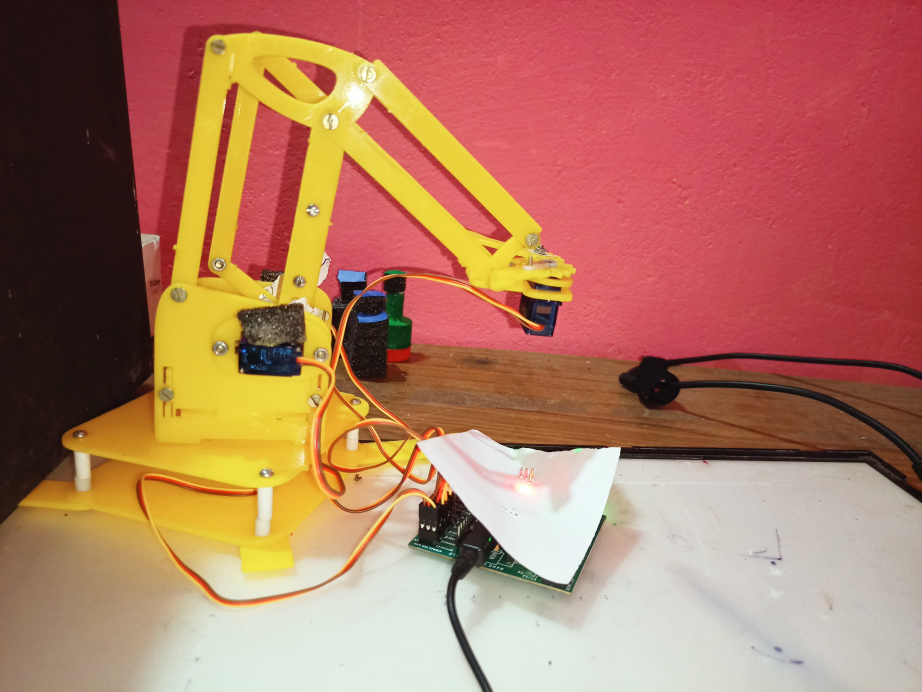
#> input picture Images and videos/IMG20211201032549.jpg, 4608 x 3456 px, given in place of video, which was not available (shown at 1/5 size)
$ python python.py
#> lines starting #> are read from the running program, lines starting #| are printed output that depends on the picture; after the words box and inside, x2 and y2 are one past the last pixel; in counts of white or black regions, pixels touching at a corner belong together; long printed decimals are rounded; pictures that were not available may be replaced by others from this repository, and a replacement may not be noted
#> further down, frame is the input picture: shape (3456, 4608, 3); mean B, G, R 97.3, 120.8, 176.4
import requests
import cv2
import numpy as np
import serial
import time
import struct

serialcomm = serial.Serial('/dev/ttyACM0', 9600)
serialcomm.timeout = 1

hold =0
def empty(x):
    pass

cv2.namedWindow("HSV")
cv2.resizeWindow("HSV", 512, 300)
cv2.createTrackbar("HUE_min", "HSV", 0, 179, empty)
cv2.createTrackbar("HUE_max", "HSV", 179, 179, empty)
cv2.createTrackbar("Saturation_min", "HSV",  0, 255, empty)
cv2.createTrackbar("Saturation_max", "HSV", 255, 255, empty)
cv2.createTrackbar("Value_min", "HSV", 0, 255, empty)
cv2.createTrackbar("Value_max", "HSV", 255, 255, empty)


cap = cv2.VideoCapture("http://192.168.29.87:4747/video")
#cap=cv2.VideoCapture(0)

def coordinates(frame):
    # print(frame)
    img=cv2.resize(frame, None, fx=1 , fy=1)
    HSV_img=cv2.cvtColor(img, cv2.COLOR_BGR2HSV)
#> HSV_img: shape (3456, 4608, 3); mean H, S, V 76.6, 123.5, 177.6

    h_min=cv2.getTrackbarPos("HUE_min", "HSV")
    h_max=cv2.getTrackbarPos("HUE_max", "HSV")
    s_min=cv2.getTrackbarPos("Saturation_min", "HSV")
    s_max=cv2.getTrackbarPos("Saturation_max", "HSV")
    v_min=cv2.getTrackbarPos("Value_min", "HSV")
    v_max=cv2.getTrackbarPos("Value_max", "HSV")

    lower=np.array([h_min, s_min, v_min])
    upper=np.array([h_max, s_max, v_max])
    #lower=np.array([30, 69, 0])
    #upper=np.array([72, 255, 255])

    mask=cv2.inRange(HSV_img, lower, upper)
#> mask: shape (3456, 4608); every value is 255

    result=cv2.bitwise_and(img, img, mask=mask)

    result=cv2.GaussianBlur(result, (5, 5), -0)     #Light filter

    img_gray=cv2.cvtColor(result, cv2.COLOR_BGR2GRAY)
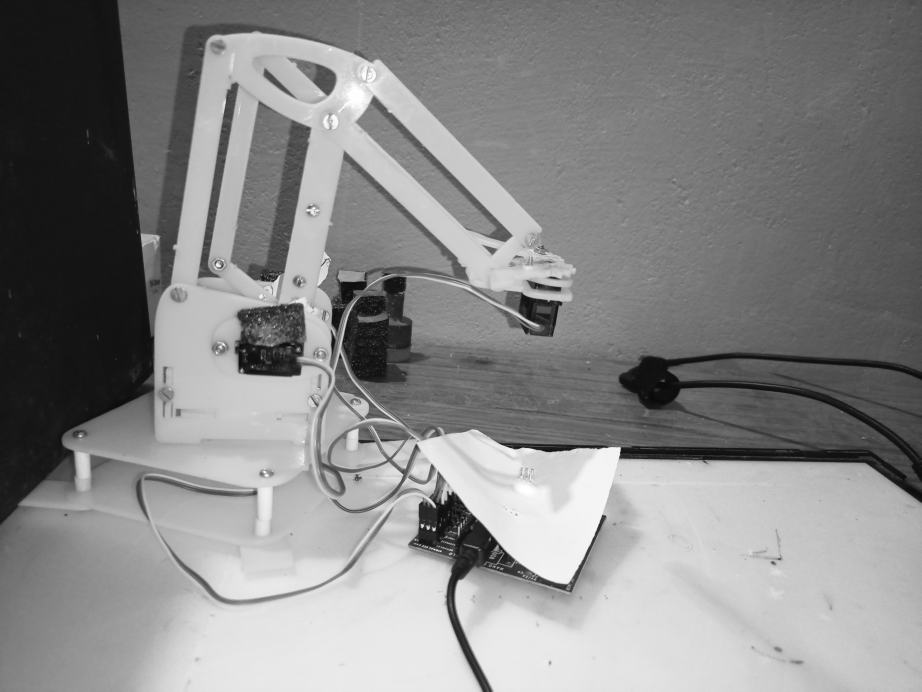
#> img_gray: shape (3456, 4608) (shown at 1/5 size); min 5, max 255, mean 134.8
    __, thresh= cv2.threshold(img_gray, 110, 255, cv2.THRESH_BINARY)
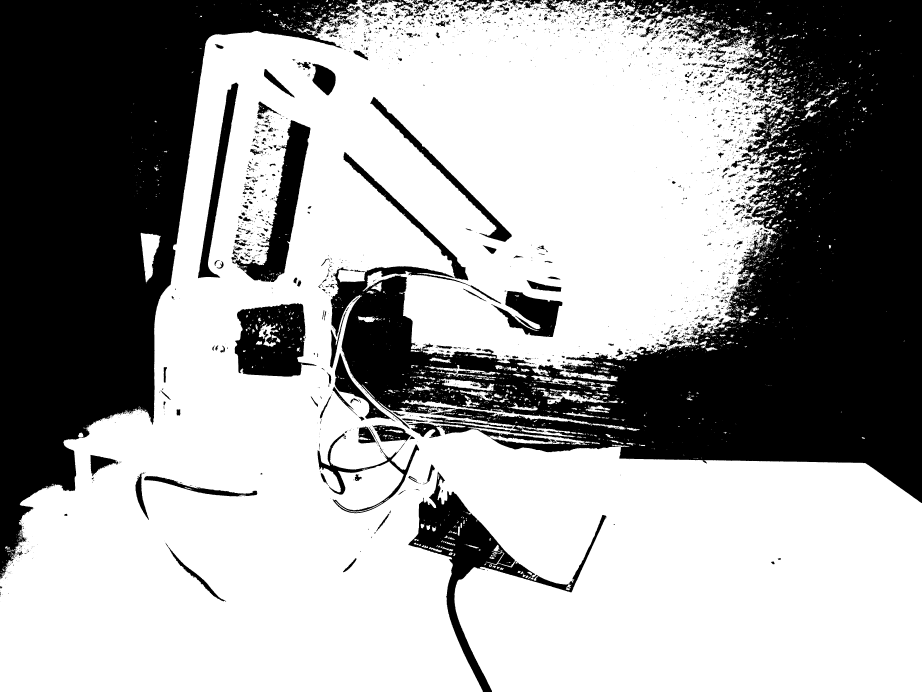
#> thresh: shape (3456, 4608) (shown at 1/5 size); 63.4% white; 3770 black regions (2881 under 20 px)
    contours, hiererachy= cv2.findContours(thresh, cv2.RETR_TREE, cv2.CHAIN_APPROX_SIMPLE)
#> contours = 7981 contours, 6153 with area under 20; largest, box (x1, y1, x2, y2) and area: (0, 0, 4608, 3456) 10472304, (1173, 1515, 1584, 1884) 112464, (1159, 600, 1553, 1411) 90909, (989, 412, 1193, 1392) 44198, (2456, 1454, 2813, 1686) 42558

    A=0

    for contour in contours:
        area=cv2.contourArea(contour)
        if A<area:
            # CONT=countour
            A=area
#> this loop made 7981 passes
#> (area, A) on passes 2, 63, 238, 277, 720, 1875, 3729: (318.5, 318.5), (407, 407), (425.5, 425.5), (5278, 5278), (7381, 7381), (13456.5, 13456.5), (10472304, 10472304)
#> area on passes 5, 6, 9, 10, 15, 16: 55.5, 165, 98, 93.5, 176.5, 80.5
#> after the loop, A = 10472304

    Cx=0
    Cy=0
    for contour in contours:
        area=cv2.contourArea(contour)
        if A==area:
            cv2.drawContours(result, contour, -1, (0, 0, 255), 2)
            M=cv2.moments(contour)
            if M["m00"] != 0:
                Cx=int(M["m10"]/M["m00"])
                Cy=int(M["m01"]/M["m00"])
                break
#> this loop made 3729 passes
#> (area, Cx, Cy) on pass 3729: (10472304, 2266, 1954)

    Cx = (Cx/img.shape[1])*18
#> Cx = 8.85
    Cy = (Cy/img.shape[0])*18
#> Cy = 10.18
    sCx = str(Cx)
#> sCx = '8.8515625'
    sCy = str(Cy)
#> sCy = '10.177083333333332'
    #print("X: ", Cx)
    #print("Y: ", Cy)
    points = sCx + "," + sCy
#> points = '8.8515625,10.177083333333332'
    cv2.imshow("Gray Image", img_gray)
    cv2.imshow("Original Image", img)
    cv2.imshow("Result", result)
    # cv2.imshow('frame',img)
    #if cv2.waitKey(1)==ord('q'):
    #    break
    cv2.waitKey(1)
    return points
#cap.release()
#cv2.destroyAllWindows()

while True:
    ret, frame = cap.read()
    obj_points = coordinates(frame)
#> obj_points = '8.8515625,10.177083333333332'
    if hold%200 ==0:
        print(obj_points)
#| 8.852,10.177
        serialcomm.write(obj_points.encode())
    hold = hold +1
    #print("next",hold)

serialcomm.close()

$ run again, on Images and videos/bot_and_objects.jpg
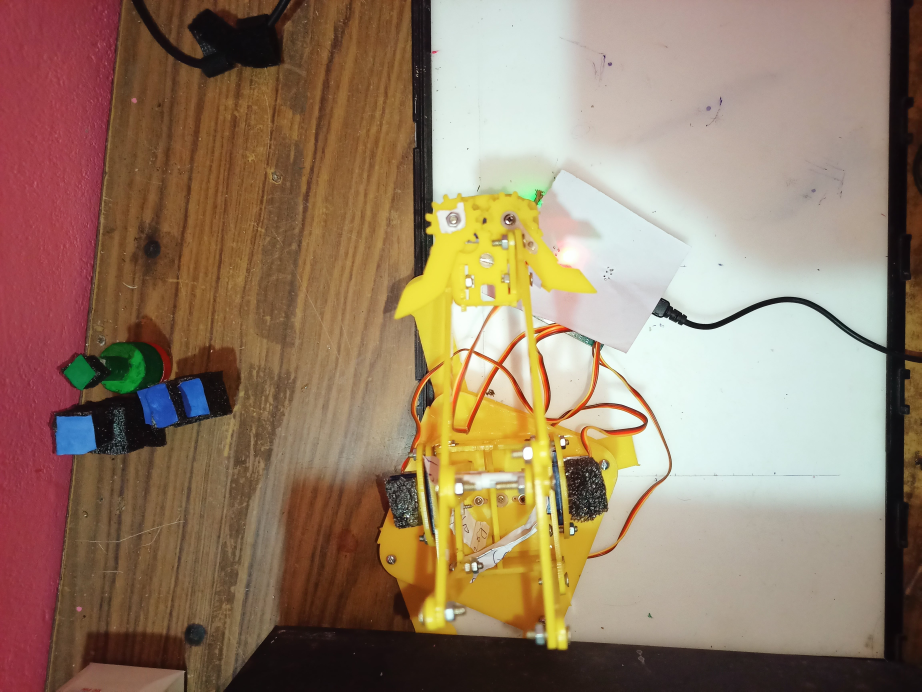
#> input picture Images and videos/bot_and_objects.jpg, 4608 x 3456 px, given in place of video, which was not available (shown at 1/5 size)
#> frame is the input picture: shape (3456, 4608, 3); mean B, G, R 104.2, 126.5, 149.8
#> HSV_img: shape (3456, 4608, 3); mean H, S, V 47.8, 98, 153.4
#> mask: shape (3456, 4608); every value is 255
#> in coordinates, `img_gray=cv2.cvtColor(result, cv2.COLOR_BGR2GRAY)`:
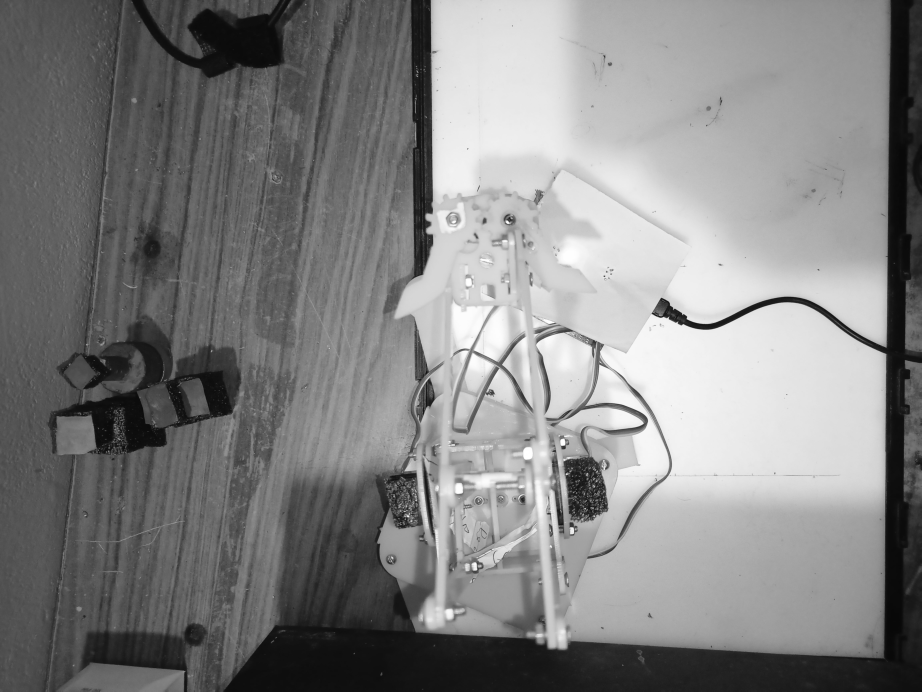
#> img_gray: shape (3456, 4608) (shown at 1/5 size); min 7, max 255, mean 130.9
#> in coordinates, `__, thresh= cv2.threshold(img_gray, 110, 255, cv2.THRESH_BINARY)`:
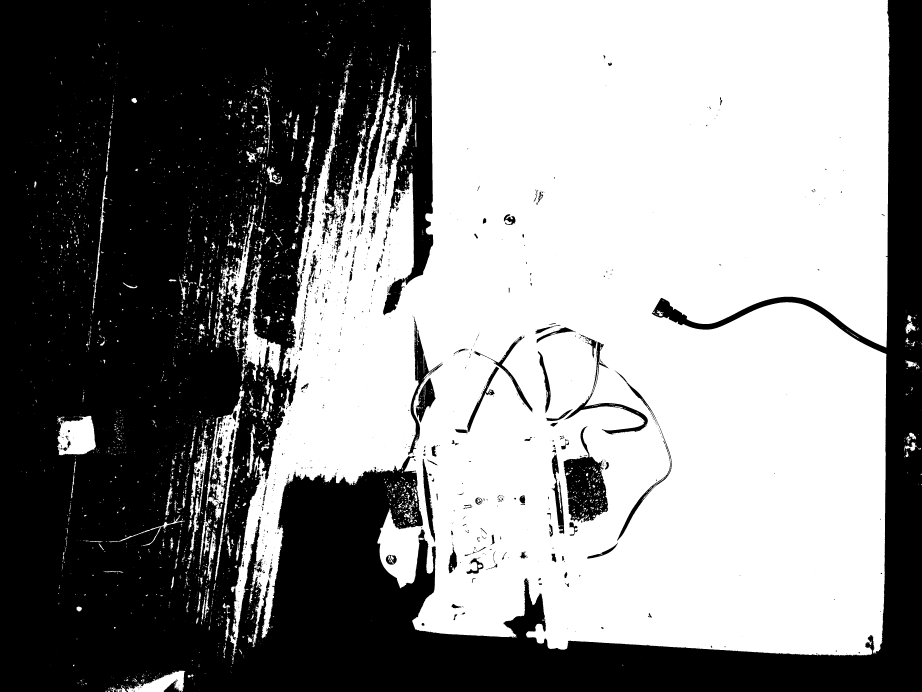
#> thresh: shape (3456, 4608) (shown at 1/5 size); 53.8% white; 1542 black regions (1112 under 20 px)
#> contours = 5698 contours, 4308 with area under 20; largest, box (x1, y1, x2, y2) and area: (1126, 0, 4448, 3279) 8442818, (2816, 2131, 3042, 2612) 58112, (1029, 1952, 1223, 2901) 49182, (1139, 1319, 1406, 1905) 37402, (286, 2079, 480, 2276) 29316
#> the loop in coordinates, `for contour in contours:` made 5698 passes
#> (area, A) on passes 10, 13, 20, 140, 1479, 1596: (24.5, 24.5), (120, 120), (218, 218), (13785, 13785), (29316, 29316), (49182, 49182)
#> after the loop in coordinates, `for contour in contours:`: A = 8442818
#> the loop in coordinates, `for contour in contours:` made 4081 passes
#> area on passes 10, 13, 20: 24.5, 120, 218
#> obj_points = '12.0625,8.53125'
#| 12.0625,8.531

$ run again, on Images and videos/top_view.jpg
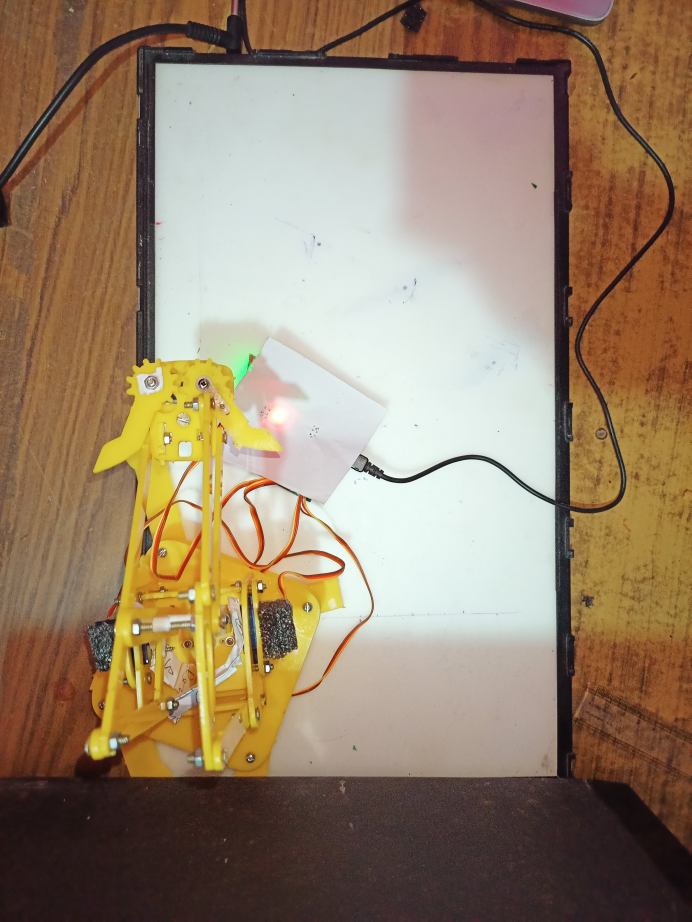
#> input picture Images and videos/top_view.jpg, 3456 x 4608 px, given in place of video, which was not available (shown at 1/5 size)
#> frame is the input picture: shape (4608, 3456, 3); mean B, G, R 106.7, 130.3, 151
#> HSV_img: shape (4608, 3456, 3); mean H, S, V 42.3, 91.7, 153.8
#> mask: shape (4608, 3456); every value is 255
#> in coordinates, `img_gray=cv2.cvtColor(result, cv2.COLOR_BGR2GRAY)`:
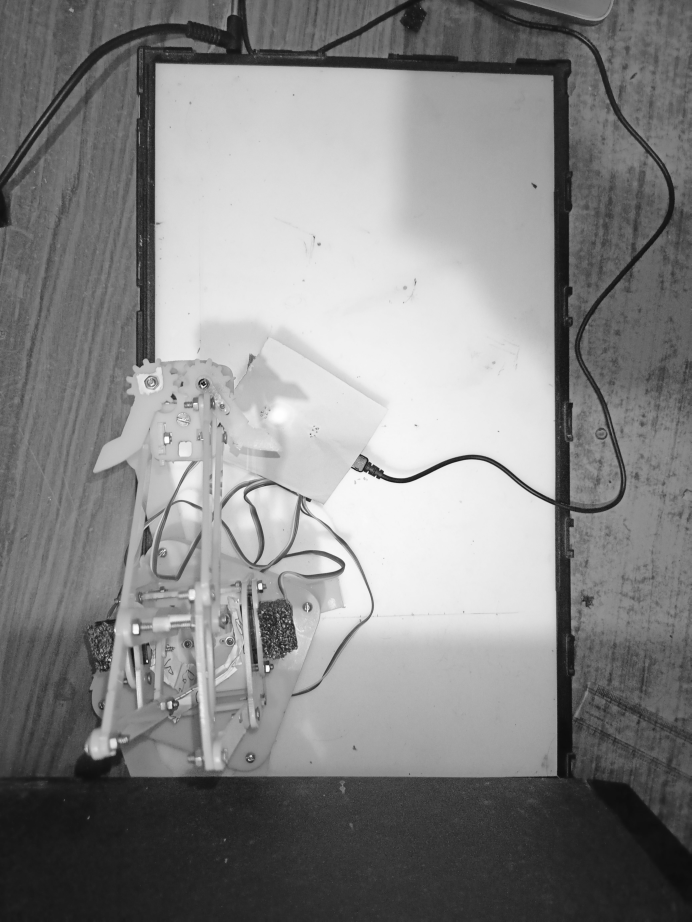
#> img_gray: shape (4608, 3456) (shown at 1/5 size); min 9, max 255, mean 133.8
#> in coordinates, `__, thresh= cv2.threshold(img_gray, 110, 255, cv2.THRESH_BINARY)`:
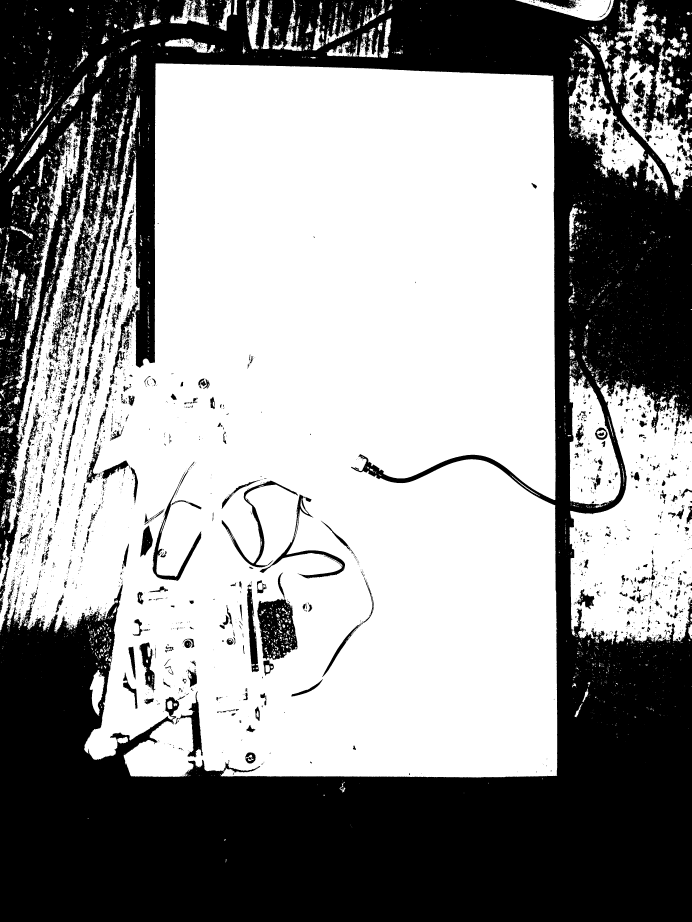
#> thresh: shape (4608, 3456) (shown at 1/5 size); 58.3% white; 4482 black regions (3402 under 20 px)
#> contours = 11048 contours, 8739 with area under 20; largest, box (x1, y1, x2, y2) and area: (0, 317, 2786, 3888) 8349760, (2847, 1906, 3456, 3222) 571323, (2847, 1874, 3104, 2539) 117078, (3107, 291, 3456, 963) 81823, (2844, 216, 3227, 902) 81168
#> the loop in coordinates, `for contour in contours:` made 11048 passes
#> (area, A) on passes 1, 2, 14, 56, 236, 1290: (26, 26), (29, 29), (322, 322), (1195, 1195), (8960, 8960), (571323, 571323)
#> after the loop in coordinates, `for contour in contours:`: A = 8349760
#> the loop in coordinates, `for contour in contours:` made 5800 passes
#> area on passes 1, 2, 7: 26, 29, 22
#> obj_points = '8.151041666666666,8.4296875'
#| 8.151,8.430
